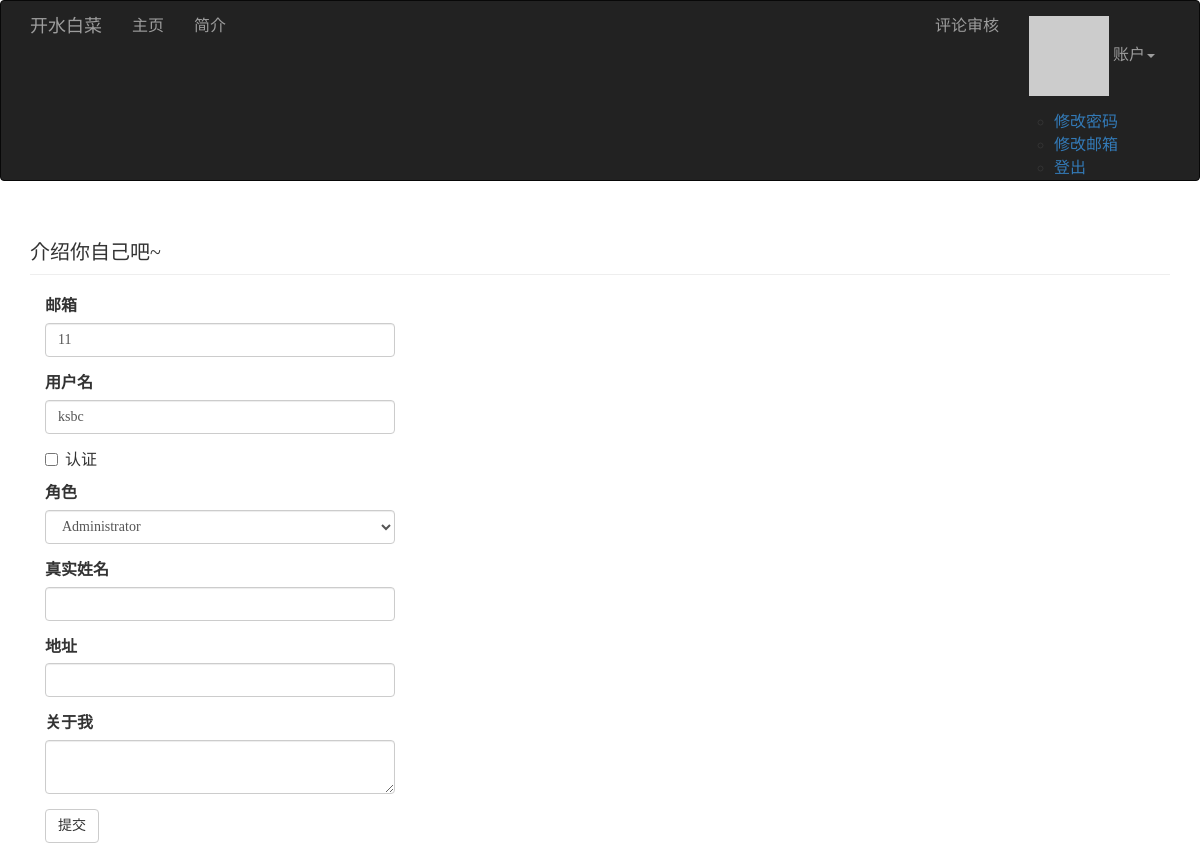
The app's page /edit-profile/2 (signed in) with its own data.
### app/models.py (models this page shows, shortened)
class User(UserMixin, db.Model):
    __tablename__ = 'users'
    id = db.Column(db.Integer, primary_key=True)
    email = db.Column(db.String(64), unique=True, index=True)
    username = db.Column(db.String(64), unique=True, index=True)
    password_hash = db.Column(db.String(128))
    role_id = db.Column(db.Integer, db.ForeignKey('roles.id'))
    name = db.Column(db.String(64))
    location = db.Column(db.String(64))
    about_me = db.Column(db.Text())
    member_since = db.Column(db.DateTime(), default=datetime.utcnow)
    last_seen = db.Column(db.DateTime(), default=datetime.utcnow)
    password_hash = db.Column(db.String(128))
    confirmed = db.Column(db.Boolean, default=False)
    avatar_hash = db.Column(db.String(32))
    posts = db.relationship('Post', backref='author', lazy='dynamic')
    followed = db.relationship('Follow', foreign_keys=[Follow.follower_id], backref=db.backref('follower', lazy='joined'), lazy='dynamic', cascade='all, delete-orphan')
    followers = db.relationship('Follow',foreign_keys=[Follow.followed_id], backref=db.backref('followed', lazy='joined'), lazy='dynamic', cascade='all, delete-orphan')
    comments = db.relationship('Comment', backref='author', lazy='dynamic')
    @property
    def password(self):
        raise AttributeError('password is not a readable attribute')
    def can(self, permissions):
        return self.role is not None and (self.role.permissions & permissions) == permissions
    def ping(self):
        self.last_seen = datetime.utcnow()
        db.session.add(self)
    def gravatar(self, size=100, default='identicon', rating='g'):
        if request.is_secure:
            url = 'https://secure.gravatar.com/avatar'
        else:
            url = 'http://www.gravatar.com/avatar'
        hash = hashlib.md5(self.email.encode('utf-8')).hexdigest()
        return '{url}/{hash}?s={size}&d={default}&r={rating}'.format(url=url, hash=hash, size=size, default=default, rating=rating)

### app/main/views.py (the view, shortened to what this page needs)
@main.route('/edit-profile/<int:id>', methods=['GET', 'POST'])
@login_required
@admin_required
def edit_profile_admin(id):
    user = User.query.get_or_404(id)
    form = EditProfileAdminForm(user=user)
    form.email.data = user.email
    form.username.data = user.username
    form.confirmed.data = user.confirmed
    form.role.data = user.role_id
    form.name.data = user.name
    form.location.data = user.location
    form.about_me.data = user.about_me
    return render_template('edit_profile.html', form=form, user=user)

### app/main/forms.py (shortened to what this page needs)
class EditProfileAdminForm(FlaskForm):
    email = StringField('邮箱', validators=[Required(), Length(1, 64), Email()])
    username = StringField('用户名', validators=[Required(), Length(1, 64)])
    confirmed = BooleanField('认证')
    role = SelectField('角色', coerce=int)
    name = StringField('真实姓名', validators=[Length(0, 64)])
    location = StringField('地址', validators=[Length(0, 64)])
    about_me = TextAreaField('关于我')
    submit = SubmitField('提交')
    def __init__(self, user, *args, **kwargs):
        super(EditProfileAdminForm, self).__init__(*args, **kwargs)
        self.role.choices = [(role.id, role.name) for role in Role.query.order_by(Role.name).all()]
        self.user = user

### app/auth/views.py (called while the page is built)
@auth.before_app_request
def before_request():
    if current_user.is_authenticated:
        current_user.ping()
        if not current_user.confirmed and request.endpoint and request.endpoint[:5] != 'auth.' and request.endpoint != 'static':
            return redirect(url_for('auth.unconfirmed'))

### app/main/__init__.py (called while the page is built)
@main.app_context_processor
def inject_permissions():
    return dict(Permission=Permission)

### app/main/views.py (called while the page is built)
@main.after_app_request
def after_request(response):
    for query in get_debug_queries():
        if query.duration >= current_app.config['FLASKY_SLOW_DB_QUERY_TIME']:
            current_app.logger.warning('Slow query: %s\nDuration: %fs\nContext: %s\n' % (query.statement, query.parameters, query.duration, query.context))
    return response

### app/models.py (called while the page is built)
@login_manager.user_loader
def load_user(user_id):
    return User.query.get(int(user_id))

### app/templates/edit_profile.html (shortened to what this page needs)
{% extends "base.html" %}
{% import "bootstrap/wtf.html" as wtf %}
{% block page_content %}
<div class="page-header">
	<h1>介绍你自己吧~</h1>
</div>
<div class="col-md-4">
	{{ wtf.quick_form(form) }}
</div>
{% endblock %}

### tmp/coverage/style.css (style rules this page uses)
html, body, h1, h2, h3, p, table, td, th { margin: 0; padding: 0; border: 0; outline: 0; font-weight: inherit; font-style: inherit; font-size: 100%; font-family: inherit; vertical-align: baseline; }
body { font-family: georgia, serif; font-size: 1em; }
html>body { font-size: 16px; }
h1 { font-size: 1.25em; display: inline-block; }

### records on screen
User: email "11", username "ksbc", role "Administrator"
